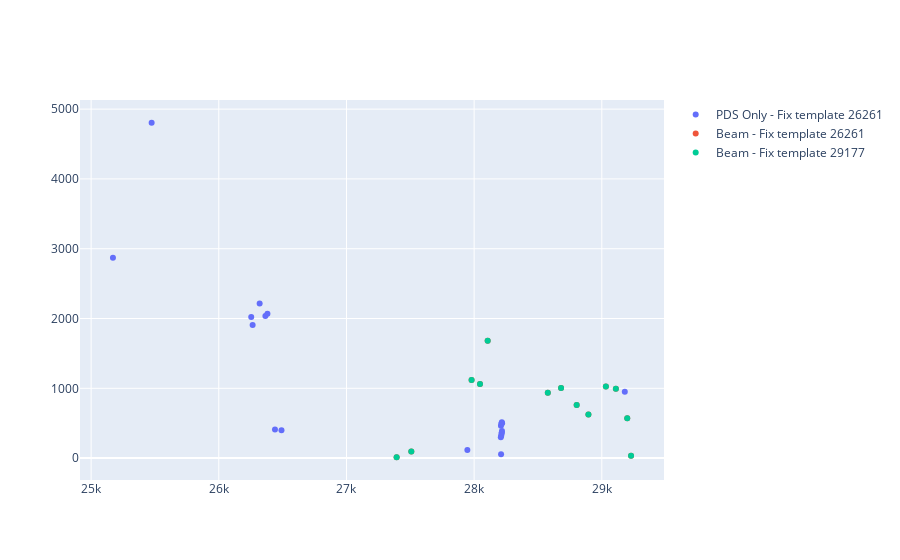

Notebook code for this chart:
### Code cell
import plotly.graph_objects as go
def iplot_vs_time(fig:go.Figure, data=None, x='time', y='tau_s', name='', yaxis_range =[None,None], selection=None):
    
    if selection:
        data = selection(data)
    fig.add_trace(go.Scatter(x=data[x], y=data[y], mode='markers', name=name))


selection = None
fig = go.Figure()
x='run'
y='nwvf'
# iplot_vs_time(fig, x=x, y=y, data=data, name='PDS Only - Dynamic template', selection=selection)
iplot_vs_time(fig, x=x, y=y, data=datafix, name='PDS Only - Fix template 26261', selection=selection)
# iplot_vs_time(fig, x=x, y=y, data=datafix2, name='PDS Only - Fix template 29177', selection=selection)
# iplot_vs_time(fig, x=x, y=y, data=datafixu, name='PDS Only - Fix template all', selection=selection)
# iplot_vs_time(fig, x=x, y=y, data=databeam, name='Beam - Dynamic template ', selection=selection)
iplot_vs_time(fig, x=x, y=y, data=databeamfix, name='Beam - Fix template 26261', selection=selection)
iplot_vs_time(fig, x=x, y=y, data=databeamfix2, name='Beam - Fix template 29177', selection=selection)
# iplot_vs_time(fig, x=x, y=y, data=databeamfixu, name='Beam - Fix template all', selection=selection)
# fig.update_layout(yaxis_range=[1200,1700])
fig.show()

### Figure 1 — Plotly figure (JSON) as saved in the notebook; plotly's stock layout.template omitted (floating-point values rounded to 4 significant figures)
{"data": [{"mode": "markers", "name": "PDS Only - Fix template 26261", "type": "scatter", "x": [25171, 25474, 26254, 26265, 26320, 26365, 26381, 26440, 26491, 27947, 28209, 28210, 28211, 28212, 28213, 28215, 28216, 28217, 28218, 28219, 29180], "y": [2872, 4805, 2021, 1906, 2216, 2035, 2069, 410, 398, 116, 297, 463, 54, 321, 491, 350, 365, 514, 388, 500, 949]}, {"mode": "markers", "name": "Beam - Fix template 26261", "type": "scatter", "x": [27393, 27508, 27980, 28046, 28106, 28577, 28681, 28803, 28895, 29032, 29110, 29199, 29229], "y": [12, 94, 1119, 1062, 1681, 935, 1004, 760, 626, 1025, 994, 570, 32]}, {"mode": "markers", "name": "Beam - Fix template 29177", "type": "scatter", "x": [27393, 27508, 27980, 28046, 28106, 28577, 28681, 28803, 28895, 29032, 29110, 29199, 29229], "y": [12, 94, 1119, 1062, 1681, 935, 1004, 760, 626, 1025, 994, 570, 32]}], "layout": {}}
